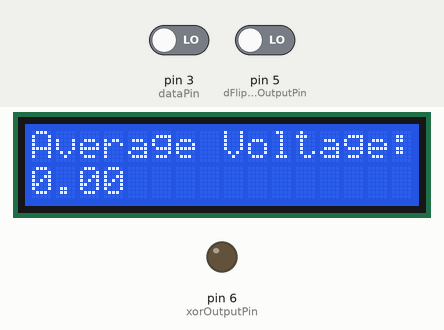
A sketch run on a simulated Arduino Uno, built with avr-gcc and run on an emulated ATmega328P. Shown: 16×2 character LCD, output pins drawn as LEDs (lit = HIGH). The inputs (shaded band) are chosen by the test bench; at power-on: pin 5 (dFlipFlopOutputPin) LOW, pin 3 (dataPin) LOW. Pins used as bus, display or sensor lines are not drawn; what the sketch prints to the serial monitor is not drawn.

Above: at 1.6 s.
1.7 s: pin 5 (dFlipFlopOutputPin) driven HIGH
At 2.8 s:
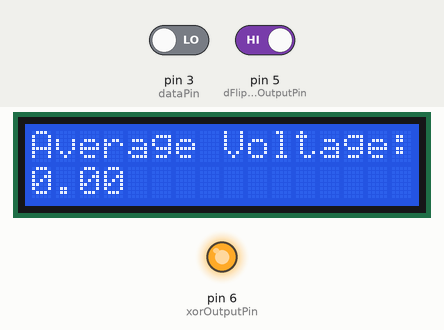
5.5 s: pin 5 (dFlipFlopOutputPin) driven LOW
At 6.8 s:
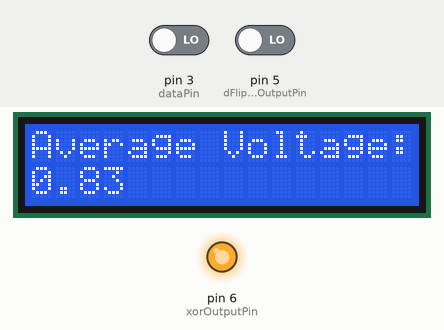
9.6 s: pin 5 (dFlipFlopOutputPin) driven HIGH
At 13.5 s:
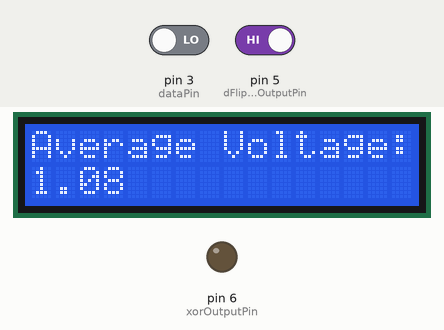
Timing chart, 0 to 15.0 s (numbered marks = the images above; inputs shaded):
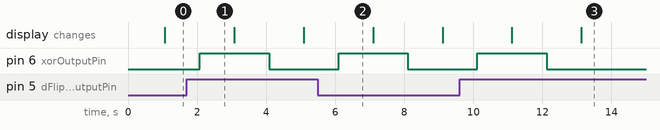

The sketch:

Q46_code_.ino
```cpp
#include <LiquidCrystal.h>

// Define LCD module connections
const int rs = 8;
const int en = 9;
const int d4 = 10;
const int d5 = 11;
const int d6 = 12;
const int d7 = 13;

LiquidCrystal lcd(rs, en, d4, d5, d6, d7);

const int dataPin = 3;        // Connect to D (data) of 74HC74 IC - Arduino pin 3
const int clockPin = 4;       // Connect to CP (clock pulse) of 74HC74 IC - Arduino pin 4
const int dFlipFlopOutputPin = 5; // Connect to Q (output) of 74HC74 IC - Arduino pin 6
const int xorOutputPin = 6;  // Connect to XOR Output - Arduino pin 10

bool previousOutput = LOW;    // Variable to store the previous state of D flip-flop output (Q)
float probabilityDinTransition = 0.3;
float voltageHigh = 3.3;
float voltageLow = 0.0;
float averageVoltageX = 0.0;
unsigned long samplePeriod = 1000;

void setup() {
  pinMode(dataPin, INPUT);
  pinMode(clockPin, OUTPUT);
  pinMode(dFlipFlopOutputPin, INPUT);
  pinMode(xorOutputPin, OUTPUT);

  // Initialize the LCD
  lcd.begin(16, 2);
  lcd.clear();
  lcd.print("Average Voltage:");
  Serial.begin(9600);
}

void loop() {
  unsigned long startTime = millis(); // Get the starting time of the clock period
  // Manually set the data input (Din) to simulate transitions
   bool dataInput = digitalRead(dataPin);
  // Create a rising edge on the clock (CP) to trigger the D flip-flop
  digitalWrite(clockPin, HIGH);
  delay(1);
  digitalWrite(clockPin, LOW);
  // Read the output (Q) of the 74HC74 IC and store it in a variable
  bool dFlipFlopOutput = digitalRead(dFlipFlopOutputPin);
  // Calculate XOR Output and XOR Inverted Output
  bool xorOutput = dFlipFlopOutput ^ previousOutput;
 // bool xorInvertedOutput = !xorOutput;
  // Output the results of XOR gate to the respective pins
  digitalWrite(xorOutputPin, xorOutput);
  averageVoltageX = (averageVoltageX + (xorOutput == HIGH ? voltageHigh : voltageLow)) / 2.0;
  unsigned long elapsedTime = millis() - startTime;
  // Wait for the remaining time of the clock period before starting the next clock periodS
  if (elapsedTime < samplePeriod) {
    delay(samplePeriod - elapsedTime);
  }
//  digitalWrite(xorInvertedOutputPin, xorInvertedOutput);
  previousOutput = dFlipFlopOutput;
  // Display the average voltage at node X on the LCD
  lcd.setCursor(0, 1);
  lcd.print("        "); // Clear the previous value
  lcd.setCursor(0, 1);
  lcd.print(averageVoltageX, 2); // Display average voltage with 2 decimal places
  // Add a small delay before repeating the loop
  delay(1000);
  Serial.print("Din: ");
  Serial.print(dataInput);
  Serial.print(", D flip-flop output (Q): ");
  Serial.print(dFlipFlopOutput);
  Serial.print(", XOR Output: ");
  Serial.print(xorOutput);
  Serial.print(",averageVoltageX: ");
  Serial.println(averageVoltageX);
}
```

Measured:
- after the input at 1.7 s, pin 6 (xorOutputPin): LOW → HIGH after 0.38 s, → LOW 2.0 s later
- after the input at 5.5 s, pin 6 (xorOutputPin): LOW → HIGH after 0.60 s, → LOW 2.0 s later
- after the input at 9.6 s, pin 6 (xorOutputPin): LOW → HIGH after 0.52 s, → LOW 2.0 s later
